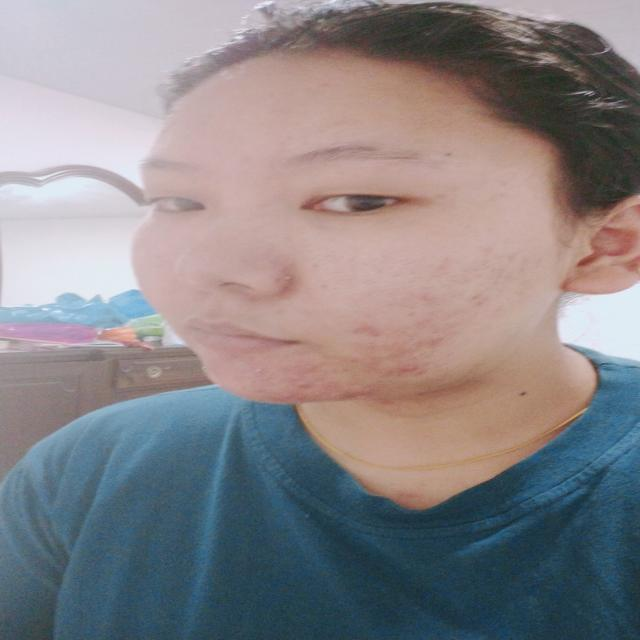
#> input picture Dataset/Acne/10/1-3-_jpg.rf.8c6161cbe86b7439c921fc81486e9cd0.jpg, 640 x 640 px; its folder holds only this picture in this run
$ jupyter execute --allow-errors scan_model.ipynb
#> lines starting #> are read from the running program, lines starting #| are printed output that depends on the picture; after the words box and inside, x2 and y2 are one past the last pixel; in counts of white or black regions, pixels touching at a corner belong together
*IMPORT LIBRARY*

[cell 1]
from pathlib import Path
import numpy as np
import os
import cv2
from sklearn.model_selection import train_test_split
from sklearn.svm import SVC
from sklearn.metrics import accuracy_score, classification_report
from pathlib import Path
from skimage.feature import hog
from skimage.feature import local_binary_pattern
from sklearn.ensemble import RandomForestClassifier, StackingClassifier
from xgboost import XGBClassifier
from sklearn.linear_model import LogisticRegression

*LOAD DATASET*

[cell 2]
IMAGE_PATH = Path("./Dataset")
print(f"Checking path: {IMAGE_PATH.resolve()}")

if not IMAGE_PATH.exists():
    print(f"The directory '{IMAGE_PATH}' does not exist.")
else:
    IMAGE_PATH_LIST = list(IMAGE_PATH.glob("**/*.jpg"))
    print(f'Total Images = {len(IMAGE_PATH_LIST)}')

# print(IMAGE_PATH_LIST)

classes = os.listdir(IMAGE_PATH)
classes = sorted(classes)

print(classes)

for c in classes:
    total_images_class = list(Path(os.path.join(IMAGE_PATH, c)).glob("*/*.jpg"))
    print(f"* {c}: {len(total_images_class)} images")
#> pass 2 of the loop `for c in classes:`:
#> in preprocess_and_extract_features, img is the input picture: shape (640, 640, 3); mean B, G, R 135.2, 132.2, 136.4

*SKIN SEGMENTATION*

[cell 3]
import cv2
import numpy as np

def isskin(image):
    def nothing(x):
        pass

    # Load the image and convert to grayscale
    # gray = cv2.cvtColor(image, cv2.COLOR_BGRA2GRAY)
    # mean, std_dev = cv2.meanStdDev(gray)

    # Create a window with trackbars for parameter adjustment
    cv2.namedWindow('image')

    cv2.createTrackbar('HueMin', 'image', 0, 255, nothing)
    cv2.createTrackbar('HueMax', 'image', 20, 255, nothing)
    cv2.createTrackbar('SatMin', 'image', 48, 255, nothing)
    cv2.createTrackbar('SatMax', 'image', 255, 255, nothing)
    cv2.createTrackbar('ValMin', 'image', 80, 255, nothing)
    cv2.createTrackbar('ValMax', 'image', 255, 255, nothing)

    while True:
        # Get current positions of trackbars
        h_min = cv2.getTrackbarPos('HueMin', 'image')
        h_max = cv2.getTrackbarPos('HueMax', 'image')
        s_min = cv2.getTrackbarPos('SatMin', 'image')
        s_max = cv2.getTrackbarPos('SatMax', 'image')
        v_min = cv2.getTrackbarPos('ValMin', 'image')
        v_max = cv2.getTrackbarPos('ValMax', 'image')

        # Convert the image to HSV color space
        hsv_image = cv2.cvtColor(image, cv2.COLOR_BGR2HSV)
#> hsv_image: shape (640, 640, 3); mean H, S, V 65.5, 70.5, 153.6

        # Define lower and upper bounds for skin detection
        lower_hsv = np.array([h_min, s_min, v_min])
        upper_hsv = np.array([h_max, s_max, v_max])

        # Create a binary mask where skin regions are white
        skinMask = cv2.inRange(hsv_image, lower_hsv, upper_hsv)
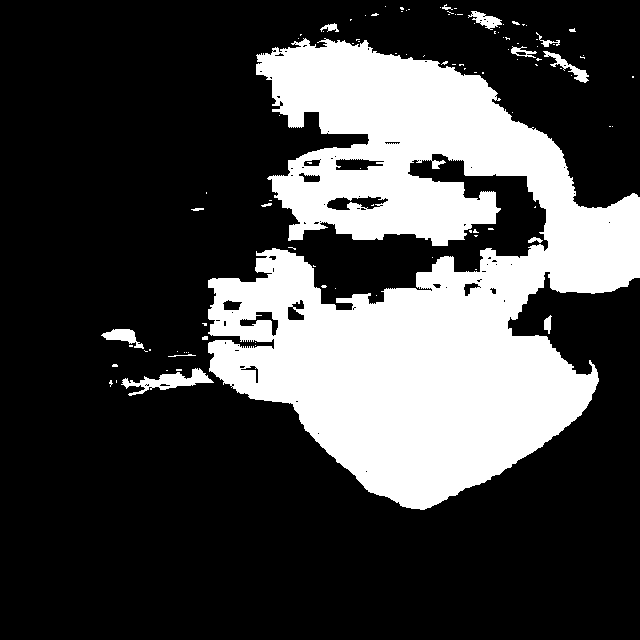
#> skinMask: shape (640, 640); 27.3% white; 104 white regions (89 under 20 px), largest, box (x1, y1, x2, y2) and area: (208, 38, 640, 510) 108925, (121, 368, 214, 396) 932, (101, 329, 144, 349) 386

        # Optional: Apply morphological operations to clean up the mask
        kernel = cv2.getStructuringElement(cv2.MORPH_ELLIPSE, (5, 5))
        skinMask = cv2.erode(skinMask, kernel, iterations=2)
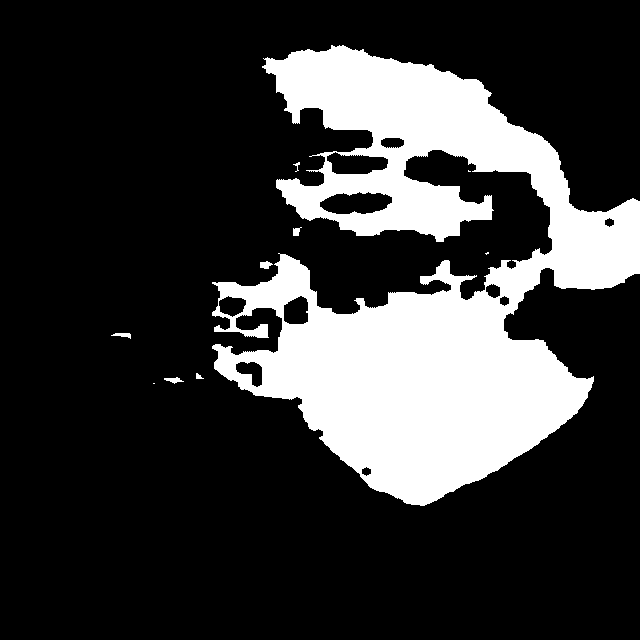
#> skinMask: shape (640, 640); 22% white; 10 white regions (3 under 20 px), largest, box (x1, y1, x2, y2) and area: (212, 45, 640, 506) 89814, (260, 261, 273, 269) 71, (164, 377, 184, 384) 70
        skinMask = cv2.dilate(skinMask, kernel, iterations=2)
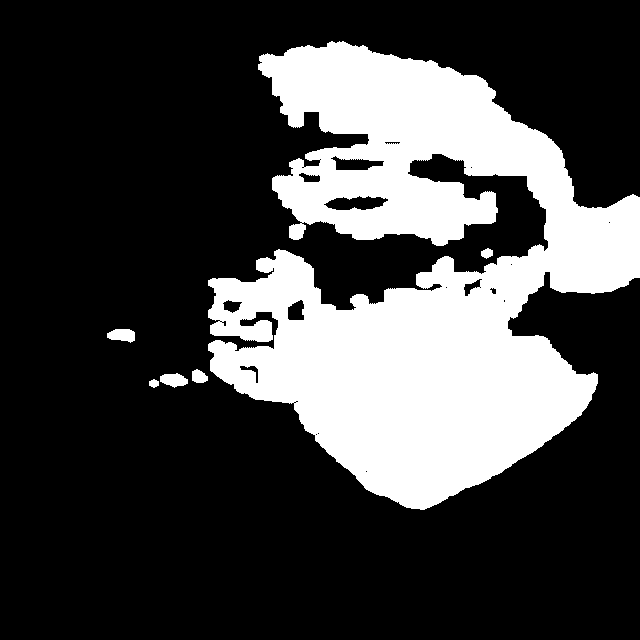
#> skinMask: shape (640, 640); 26.2% white; 6 white regions, box (x1, y1, x2, y2) and area: (208, 41, 640, 510) 106587, (107, 329, 135, 343) 293, (160, 373, 188, 388) 286, (192, 369, 208, 383) 169, (481, 248, 493, 259) 93, (149, 379, 159, 388) 66

        # Blur the mask to smooth the edges
        skinMask = cv2.GaussianBlur(skinMask, (5, 5), 0)

        # Apply the mask to the original image
        skin = cv2.bitwise_and(image, image, mask=skinMask)
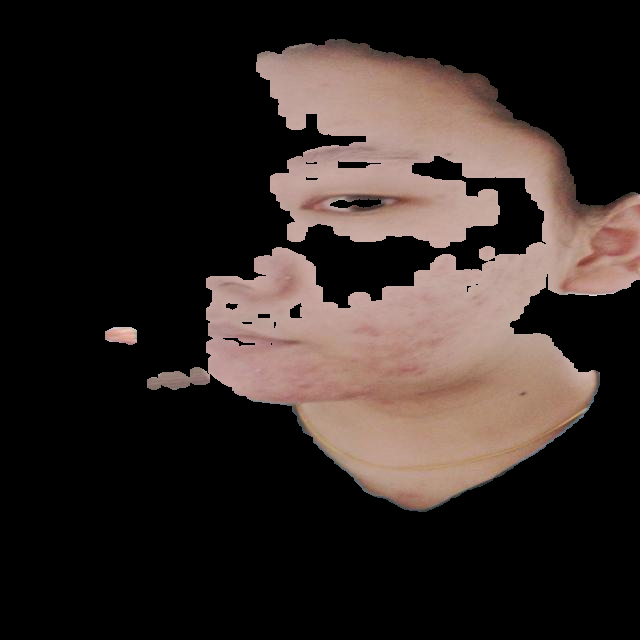
#> skin: shape (640, 640, 3); mean B, G, R 37.2, 40.8, 50.7

        alpha = np.uint8(skinMask > 0) * 255
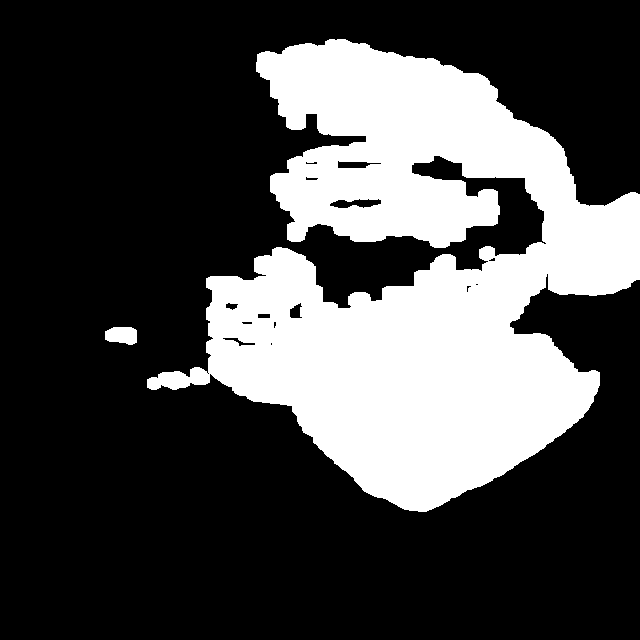
#> alpha: shape (640, 640); 28.7% white; 2 white regions, box (x1, y1, x2, y2) and area: (147, 39, 640, 512) 116924, (105, 327, 137, 345) 477
        result = cv2.merge((skin, alpha))  # Combine BGR with alpha

        # [8 lines of commented-out code are left out]
        cv2.imwrite("skin_detection_result.png", result)

        # Return the processed image
        return result

*PREPROCESSING*

[cell 4]
IMG_SIZE = 128

def preprocess_and_extract_features(image_path):
    img = cv2.imread(str(image_path))
    if img is None:
        print(f"Failed to load {image_path}. Skipping.")
        return None

    # Apply skin detection
    skin_img = isskin(img)  # `result` is returned from isskin

    # Extract only the BGR channels (ignore the alpha channel)
    if skin_img.shape[2] == 4:  # Check if it has an alpha channel
        skin_img = skin_img[:, :, :3]  # Remove the alpha channel

    # Resize image for consistent feature extraction
    img_resized = cv2.resize(skin_img, (IMG_SIZE, IMG_SIZE))
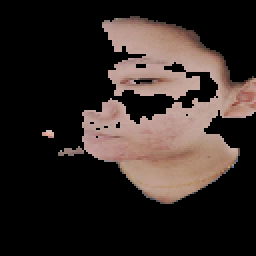
#> img_resized: shape (128, 128, 3) (shown 2 times larger); mean B, G, R 37.3, 40.9, 50.8

    # Convert to grayscale
    gray = cv2.cvtColor(img_resized, cv2.COLOR_BGR2GRAY)
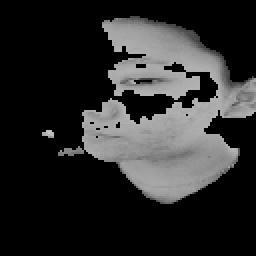
#> gray: shape (128, 128) (shown 2 times larger); min 0, max 197, mean 43.4

    # cv2.imshow('gray', gray)
    # cv2.waitKey(0)
    # print("showed")

    # Apply HOG feature extraction
    hog_features, _ = hog(
        gray,
        orientations=9,  # Number of orientation bins
        pixels_per_cell=(8, 8),  # Size of the cell
        cells_per_block=(2, 2),  # Number of cells per block
        block_norm='L2-Hys',  # Normalization method
        visualize=True,  # Return HOG image for debugging (optional)
        transform_sqrt=True  # Apply power law compression
    )
#> hog_features = 8100 values, max 1 at index 1030, min 0 at index 0, mean 0.0529
    return hog_features

*TEST SKIN SEGMENTATION*

[cell 5]
IMAGE_PATH_TEST = Path("./Input")
print(f"Checking path: {IMAGE_PATH_TEST.resolve()}")

if not IMAGE_PATH_TEST.exists():
    print(f"The directory '{IMAGE_PATH_TEST}' does not exist.")
else:
    IMAGE_PATH_TEST_LIST = list(IMAGE_PATH_TEST.glob("**/*.jpg"))
    print(f'Total Images = {len(IMAGE_PATH_TEST_LIST)}')

[cell 6]
X = []
y = []

#> (the rest of this cell did not finish here and is left out)

*LOAD DATASET TO PREPROCESS*

[cell 7]
X = []
y = []

for path in IMAGE_PATH_LIST:
    print(f"Current path: {path}, Parent name: {path.parent.parent.name}")
    # print(f"processing: {path}")
    features = preprocess_and_extract_features(path)
#> features has the same summary as hog_features in preprocess_and_extract_features
    if features is not None:
        X.append(features)
        y.append(classes.index(path.parent.parent.name))
#> pass 2 of the loop `for path in IMAGE_PATH_LIST:`:
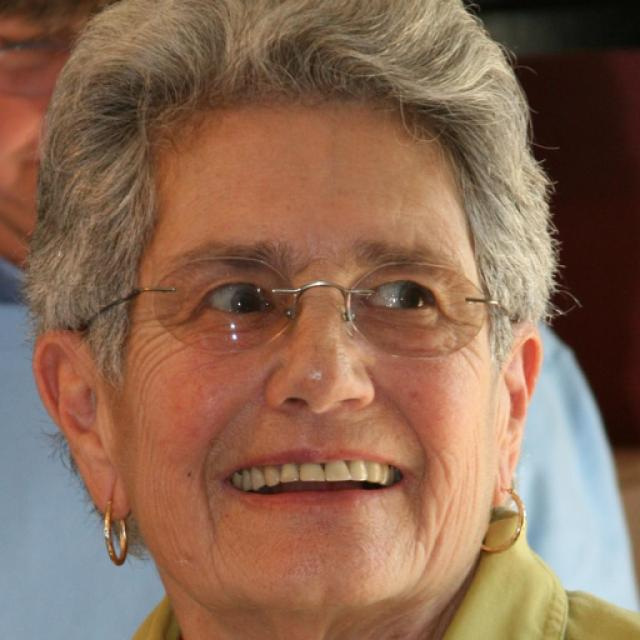
#> input picture Dataset/Bags/20/00569_png_jpg.rf.11c7609c86979a6c6634e5df264ca711.jpg, 640 x 640 px
#> in preprocess_and_extract_features, img is the input picture: shape (640, 640, 3); mean B, G, R 84.7, 106.1, 139.8
#> hsv_image: shape (640, 640, 3); mean H, S, V 23.4, 120.2, 143.9
#> in isskin (call 2), `skinMask = cv2.inRange(hsv_image, lower_hsv, upper_hsv)`:
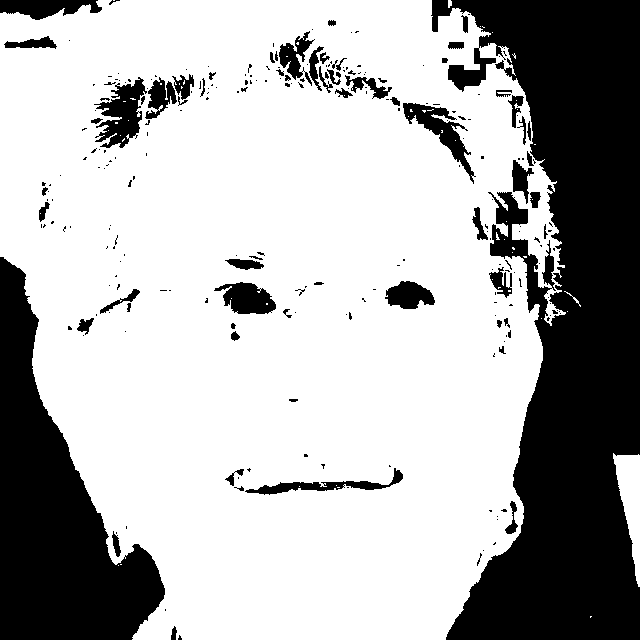
#> skinMask: shape (640, 640); 69.7% white; 254 black regions (188 under 20 px), largest, box (x1, y1, x2, y2) and area: (431, 0, 640, 640) 78294, (0, 257, 165, 640) 29888, (94, 77, 147, 148) 1903
#> alpha: shape (640, 640); 70.7% white; 31 black regions (16 under 20 px), largest, box (x1, y1, x2, y2) and area: (434, 0, 640, 640) 79623, (0, 259, 163, 640) 29079, (96, 75, 210, 149) 3506
#> in preprocess_and_extract_features (call 2), `gray = cv2.cvtColor(img_resized, cv2.COLOR_BGR2GRAY)`:
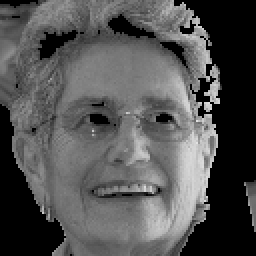
#> gray: shape (128, 128) (shown 2 times larger); min 0, max 226, mean 82.7
#> hog_features = 8100 values, max 1 at index 6489, min 0 at index 0, mean 0.114
#> features has the same summary as hog_features in preprocess_and_extract_features

# Convert features and labels to NumPy arrays for further processing
X = np.array(X)
y = np.array(y)

# Optionally save to file for future use
np.save('features.npy', X)
np.save('labels.npy', y)

X = np.load('features.npy')
y = np.load('labels.npy')
print(f"Loaded features shape: {X.shape}")
print(f"Loaded labels shape: {y.shape}")
